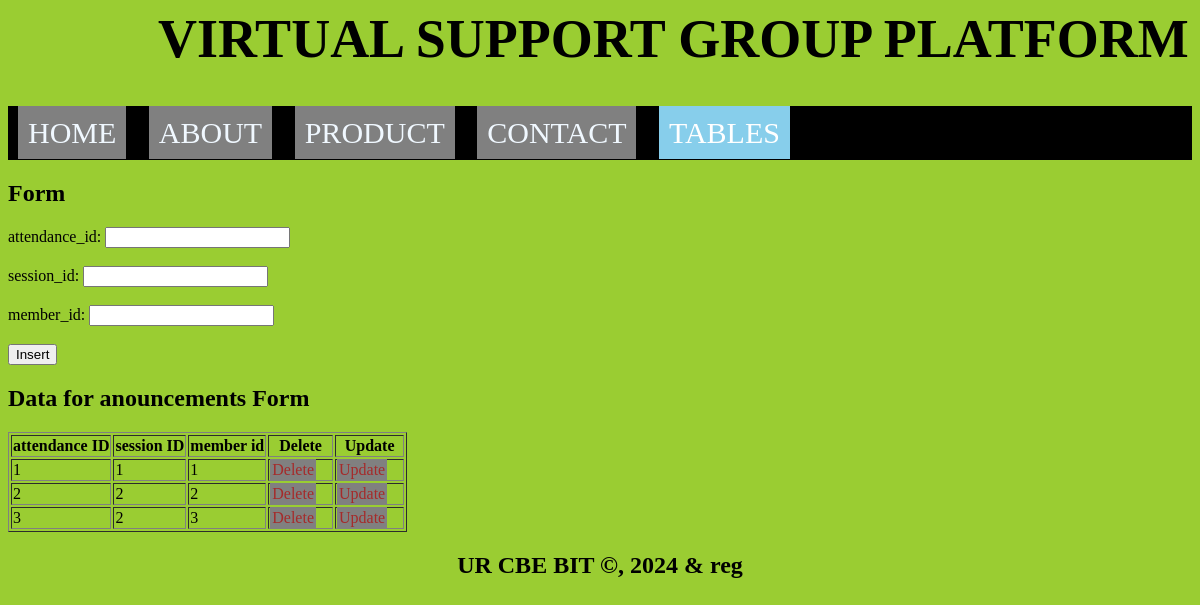
The page /2/attendance.php on the database its author committed.
### tables this page shows
CREATE TABLE `attendance` (
  `attendance_id` int(11) NOT NULL,
  `session_id` int(11) DEFAULT NULL,
  `member_id` int(11) DEFAULT NULL
);

### 2/attendance.php (the view, shortened to what this page needs)
<html lang="en">
<head>
  <link rel="stylesheet" type="text/css" href="style.css" title="style 1" media="screen, tv, projection, handheld, print"/>
<header>
</head>
<body bgcolor="yellowgreen">
    <h1 style="margin-left: 150px; font-size: 54px;">VIRTUAL SUPPORT GROUP PLATFORM</h1>
    <div class="navbar-links" style="margin-top: 10px; font-size: 30px; background-color: black; color: white; padding: 10px;">
        <a href="home.html" style="color: aliceblue;">HOME</a>
        <a href="service.html" style="color: aliceblue;">ABOUT</a>
        <a href="about.html" style="color: aliceblue;">PRODUCT</a>
        <a href="contact.html" style="color: aliceblue;">CONTACT</a>
        <div class="dropdown">
            <a href="#" style="padding: 10px; color: white; background-color: skyblue; text-decoration: none;">TABLES</a>
        </div>
    </div>
<section>
<h1> Form</h1>
    <form method="post" onsubmit="return confirmInsert();">
        <label for="attendance_id">attendance_id:</label>
        <input type="number" id="attendance_id" name="attendance_id"><br><br>
        <label for="session_id">session_id:</label>
        <input type="number" id="session_id" name="session_id" required><br><br>
        <label for="member_id">member_id:</label>
        <input type="number" id="member_id" name="member_id" required><br><br>
        <input type="submit" name="add" value="Insert">
    </form>
<h2>Data for anouncements Form</h2>
    <table border="1">
        <tr>
            <th>attendance ID</th>
            <th>session ID</th>
            <th>member id</th>
            <th>Delete</th>
            <th>Update</th>
        </tr>
        <?php
        include('connection.php');
        $sql = "SELECT * FROM attendance";
        $result = $connection->query($sql);
        if ($result->num_rows > 0) {
            while ($row = $result->fetch_assoc()) {
                $attendance_id = $row['attendance_id'];
                echo "<tr>
                    <td>" . $row['attendance_id'] . "</td>
                    <td>" . $row['session_id'] . "</td>
                    <td>" . $row['member_id'] . "</td>
                    <td><a style='padding:2px' href='delete_attendance.php?attendance_id=$attendance_id'>Delete</a></td>
                    <td><a style='padding:2px' href='update_attendance.php?attendance_id=$attendance_id'>Update</a></td>
                </tr>";
            }
        } else {
            echo "<tr><td colspan='7'>No data found</td></tr>";
        }
        ?>
    </table>
  </body>
<footer>
  <center>
    <b><h2>UR CBE BIT &copy, 2024 & reg</h2></b>
  </center>
</footer>
</body>
</html>

### 2/style.css (style rules this page uses)
.dropdown { position: relative; display: inline-block; }

### 2/attendance.php (style rules this page uses)
a { padding: 10px; color: white; background-color: grey; text-decoration: none; margin-right: 15px; }
a:link { color: brown; }

### rows shown on the page
attendance: attendance_id "1", session "1", member "1"
attendance: attendance_id "2", session "2", member "2"
attendance: attendance_id "3", session "2", member "3"
